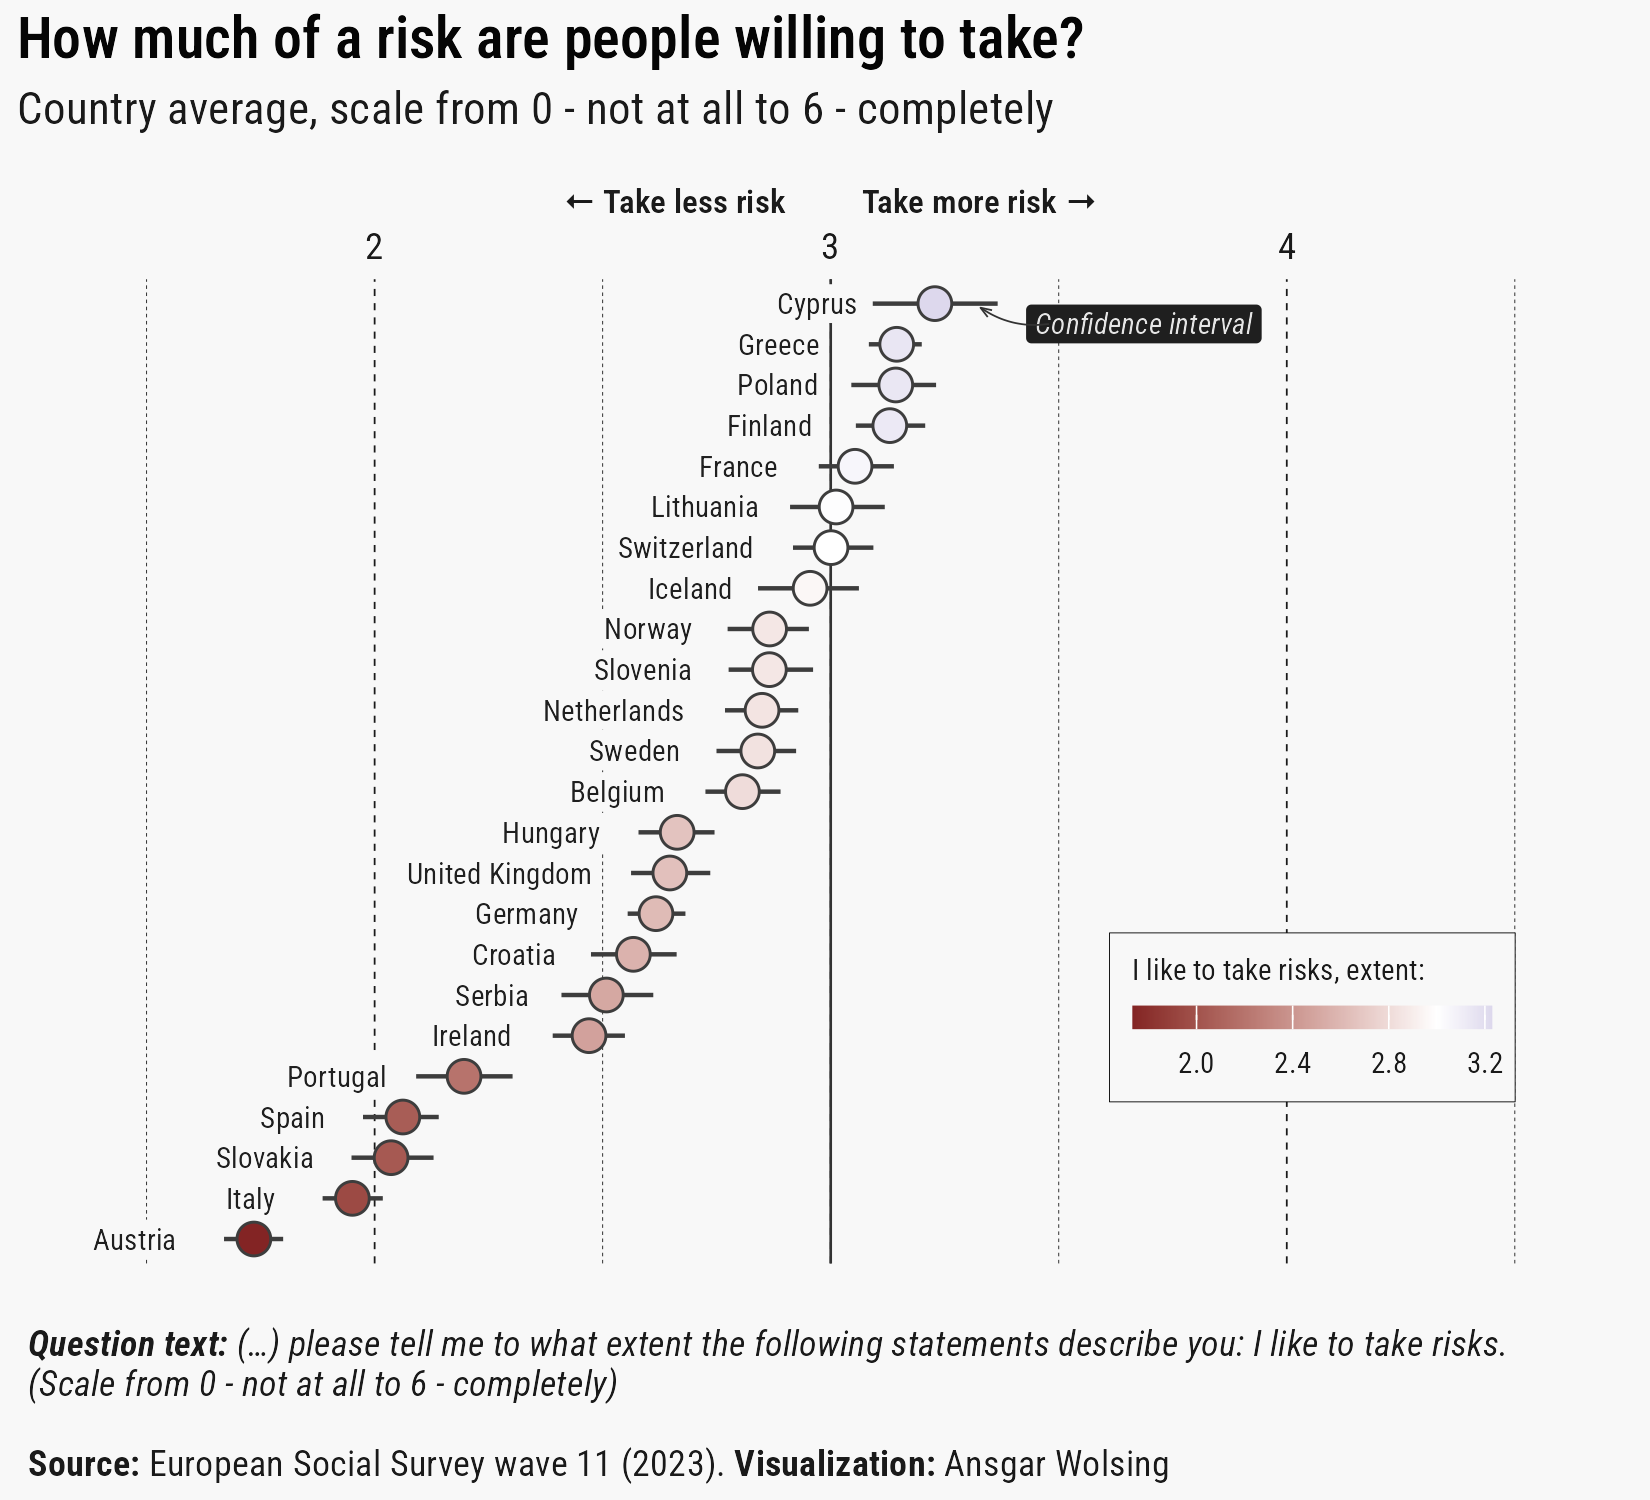

Recreate this plot in R.
library(tidyverse)
library(ggtext)
library(ggdist)
library(here)

base_path <- here("2025", "25")

df_ess <- read_csv(here(base_path, "ESS11.csv"))

# Select the relevant variables
relevant_vars <- c("essround", "anweight", "cntry", "likrisk")
df_ess_prep <- df_ess |> 
  select(all_of(relevant_vars)) |> 
  mutate(cntry_name = countrycode::countrycode(cntry, "iso2c", "country.name")) |> 
  filter(likrisk <= 6)

df_likrisk_avg <- df_ess_prep |> 
  group_by(cntry_name) |> 
  summarize(mean_likrisk = mean(likrisk))

p <- df_ess_prep |> 
  mutate(cntry_name = fct_reorder(cntry_name, likrisk, .fun = mean)) |> 
  ggplot(aes(cntry_name, likrisk)) +
  geom_hline(yintercept = 3, linewidth = 0.3, color = "grey20") +
  stat_summary(
    fun.data = "mean_cl_boot",
    col = "grey24", size = 0.7) +
  stat_summary(
    aes(col = after_stat(y)),
    geom = "point",
    fun.data = "mean_cl_boot", size = 2.8) +
  stat_summary(
    geom = "label",
    aes(label = cntry_name),
    fun.data = function(x) data.frame(y = mean(x) - 0.15),
    family = "Roboto Condensed", size = 2.5, hjust = 1,
    color = "grey12", fill = "#F8F8F8", label.size = 0
  ) +
  annotate(
    "label",
    x = nrow(df_likrisk_avg) -0.5, y = max(df_likrisk_avg$mean_likrisk) + 0.2,
    label = "Confidence interval",
    family = "Roboto Condensed", fontface = "italic", size = 2.5, col = "grey90",
    fill = "grey12", label.size = 0, hjust = 0
  ) +
  annotate(
    GeomCurve,
    x = nrow(df_likrisk_avg) -0.5, xend = nrow(df_likrisk_avg) - 0.1, 
    y = max(df_likrisk_avg$mean_likrisk) + 0.25,
    yend = max(df_likrisk_avg$mean_likrisk) + 0.1,
    col = "grey20", linewidth = 0.2, curvature = -0.2,
    arrow = arrow(angle = 20, length = unit(1, "mm"))
  ) +
  scale_y_continuous(position = "right") +
  scale_color_gradient2(midpoint = 3, aesthetics = c("color", "fill")) +
  coord_flip(ylim = c(1.4, 4.6), clip = "off") +
  guides(color = guide_colorbar(title.position = "top")) +
  labs(
    title = "How much of a risk are people willing to take?",
    subtitle = "Country average, scale from 0 - not at all to 6 - completely",
    caption = "***Question text:** (...) please tell me to what extent the 
    following statements describe you: I like to take risks.
    (Scale from 0 - not at all to 6 - completely)*
    <br><br>
    **Source:** European Social Survey wave 11 (2023).
    **Visualization:** Ansgar Wolsing",
    y = "\U2190 Take less risk          Take more risk \U2192",
    col = "I like to take risks, extent:"
  ) +
  theme_minimal(base_family = "Roboto Condensed") +
  theme(
    plot.background = element_rect(color = "#F8F8F8", fill = "#F8F8F8"),
    text = element_text(color = "grey10"),
    axis.title.x = element_text(family = "Roboto Condensed SemiBold", size = 8),
    axis.title.y = element_blank(),
    axis.text.x = element_text(color = "grey10", size = 9),
    axis.text.y = element_blank(),
    panel.grid = element_blank(),
    panel.grid.major.x = element_line(
      linetype = "dashed", color = "grey10", linewidth = 0.2),
    panel.grid.minor.x = element_line(
      linetype = "dashed", linewidth = 0.1, color = "grey10"),
    plot.title = element_textbox(
      family = "Roboto Condensed SemiBold", size = 14, width = 0.95, 
      lineheight = 1.1, color = "grey2"),
    plot.subtitle = element_markdown(
      margin = margin(b = 12), lineheight = 1.2
    ),
    plot.title.position = "plot",
    plot.caption = element_textbox(
      width = 0.95, margin = margin(t = 16), hjust = 0, lineheight = 1.1),
    plot.margin = margin(t = 4, r = 4, b = 4, l = 4),
    legend.position = "inside",
    legend.position.inside = c(0.8, 0.25),
    legend.direction = "horizontal",
    legend.key.height = unit(2, "mm"),
    legend.title = element_text(size = 7),
    legend.text = element_text(size = 7),
    legend.background = element_rect(linewidth = 0.1, fill = "#F8F8F8")
  )
ggsave(here(base_path, "25-risk.png"), width = 5.5, height = 5)
